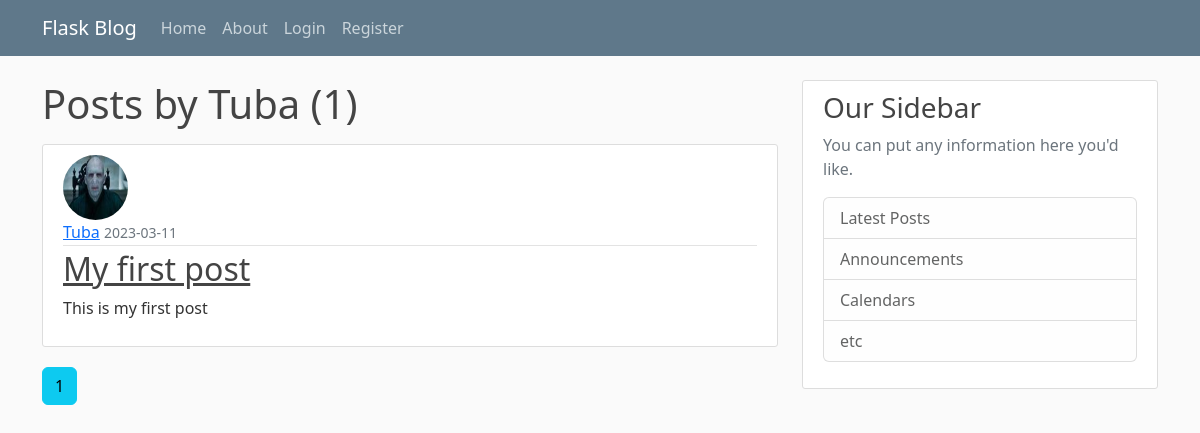
Before: /user/Tuba with the older database file.
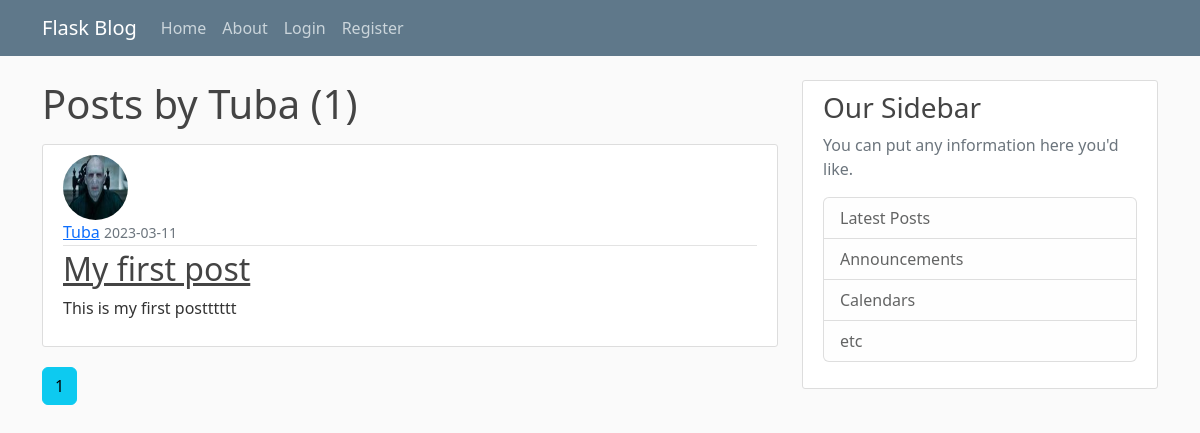
After: the same page with the newer database file.
### flaskblog/models.py (models this page shows, shortened)
class Post(db.Model):
    id = db.Column(db.Integer, primary_key=True)
    title = db.Column(db.String(100), nullable=False)
    date_posted = db.Column(db.DateTime, nullable=False, default=datetime.utcnow)
    content = db.Column(db.Text, nullable=False)
    user_id = db.Column(db.Integer, db.ForeignKey('user.id'), nullable=False)

class User(db.Model, UserMixin):
    id = db.Column(db.Integer, primary_key=True)
    username = db.Column(db.String(20), unique=True, nullable=False)
    email = db.Column(db.String(120), unique=True, nullable=False)
    image_file = db.Column(db.String(20), nullable=False, default='default.jpg')
    password = db.Column(db.String(60), nullable=False)
    posts = db.relationship('Post', backref='author', lazy=True)

### flaskblog/users/routes.py (the view)
@users.route("/user/<string:username>")
def user_posts(username):
    page = request.args.get('page', 1, type=int)
    user = User.query.filter_by(username=username).first_or_404()
    posts = Post.query.filter_by(author=user)\
        .order_by(Post.date_posted.desc())\
        .paginate(page=page, per_page=5)
    return render_template('user_posts.html', posts=posts, user=user)

### flaskblog/templates/user_posts.html
{% extends "layout.html" %}
{% block content %}
    <h1 class="mb-3">Posts by {{ user.username }} ({{ posts.total }})</h1>
    {% for post in posts.items %}
    <article class="media content-section">
      <img class="rounded-circle article-img" src="{{ url_for('static', filename='profile_pics/' + post.author.image_file) }}">
        <div class="media-body">
          <div class="article-metadata">
            <a class="mr-2" href="{{ url_for('users.user_posts', username=post.author.username) }}">{{ post.author.username }}</a>
            <small class="text-muted">{{ post.date_posted.strftime('%Y-%m-%d') }}</small>
          </div>
          <h2><a class="article-title" href="{{ url_for('posts.post', post_id=post.id) }}">{{ post.title }}</a></h2>
          <p class="article-content">{{ post.content }}</p>
        </div>
      </article>
    {% endfor %}
    {% for page_num in posts.iter_pages(left_edge=1, right_edge=1, left_current=1, right_current=2) %}
      {% if page_num %}
        {% if posts.page == page_num %}
        <a class="btn btn-info mb-4" href="{{ url_for('users.user_posts', username=user.username, page=page_num) }}">{{ page_num }}</a>
        {% else %}
          <a class="btn btn-outline-info mb-4" href="{{ url_for('users.user_posts', username=user.username, page=page_num) }}">{{ page_num }}</a>
        {% endif %}
      {% else %}
        ...
      {% endif %}
    {% endfor %}
{% endblock content %}

Changed rows visible on the page:
changed Post "My first post": content "This is my first post" → "This is my first postttttt"
